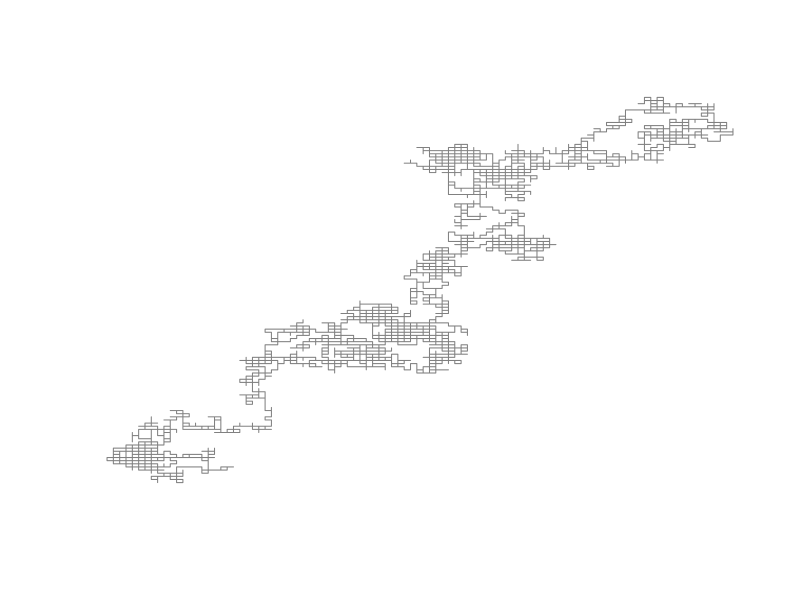
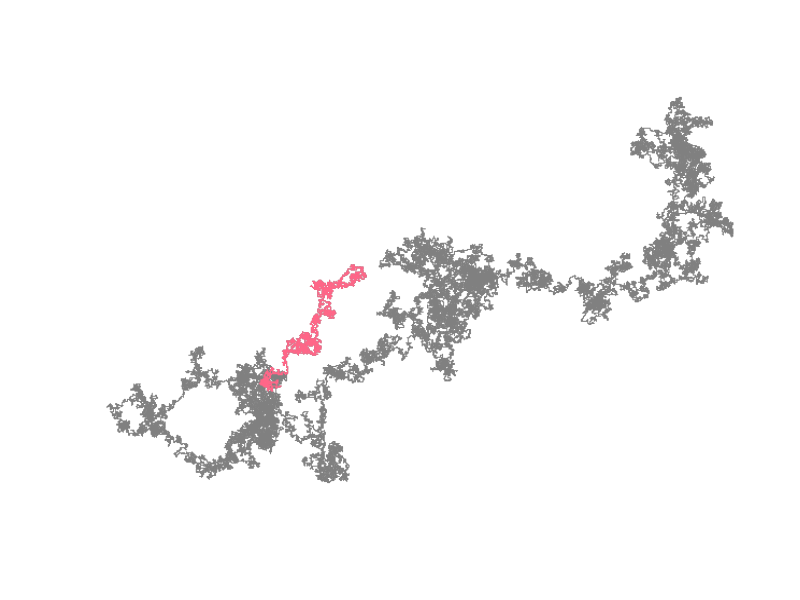
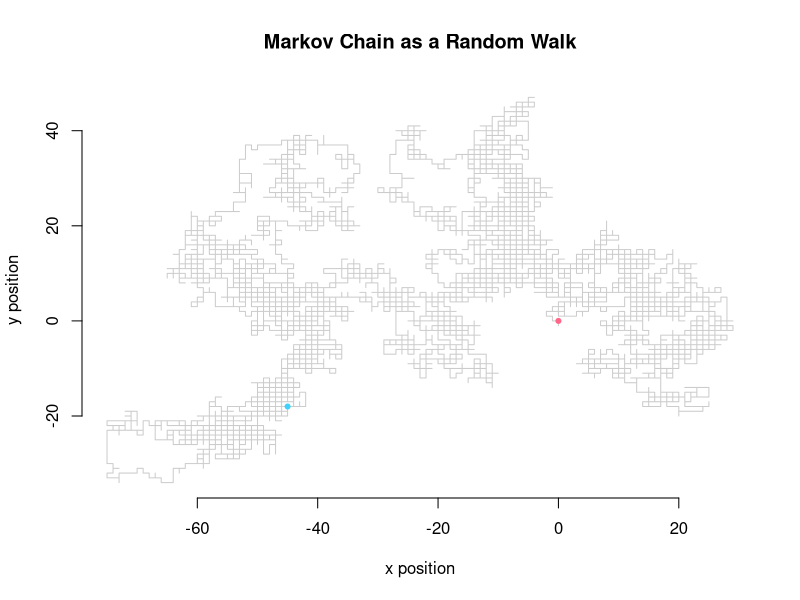
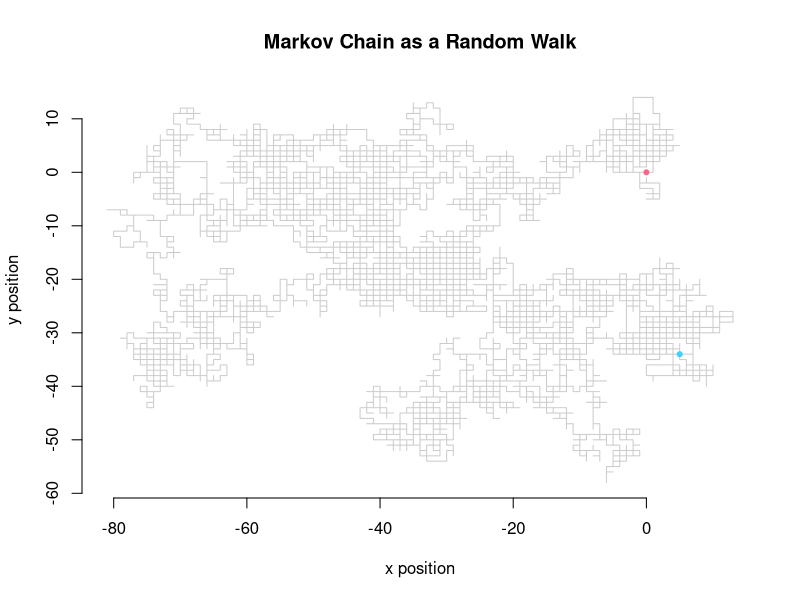
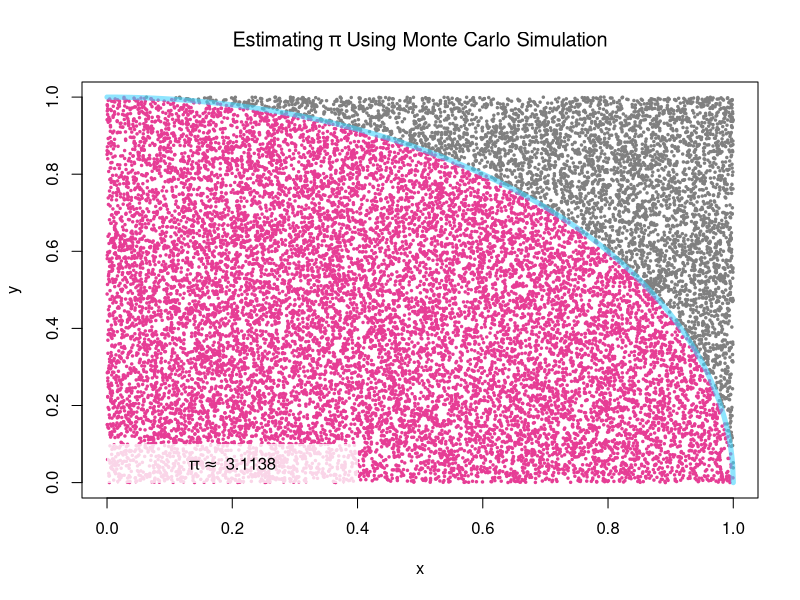
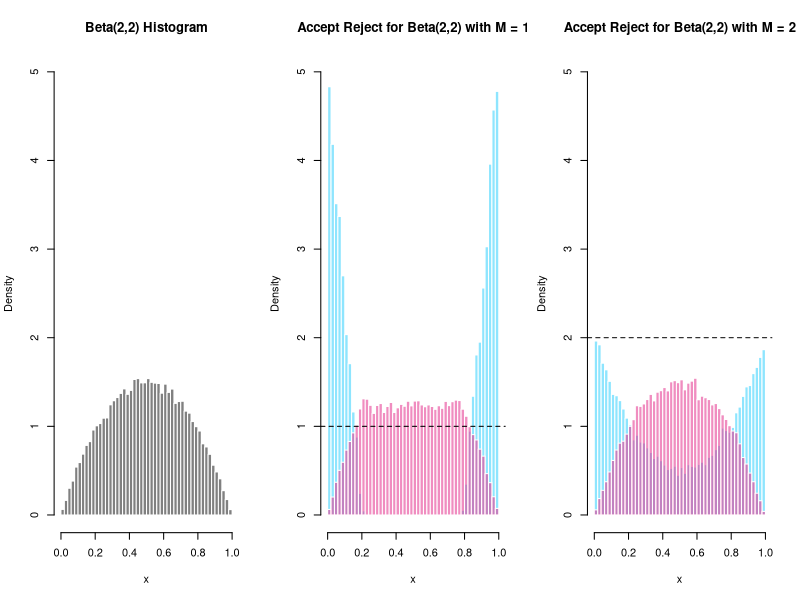
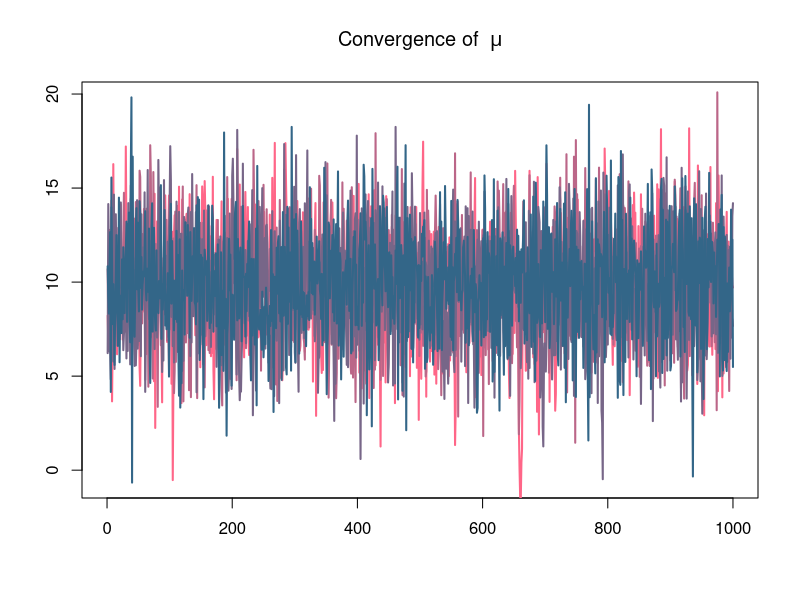
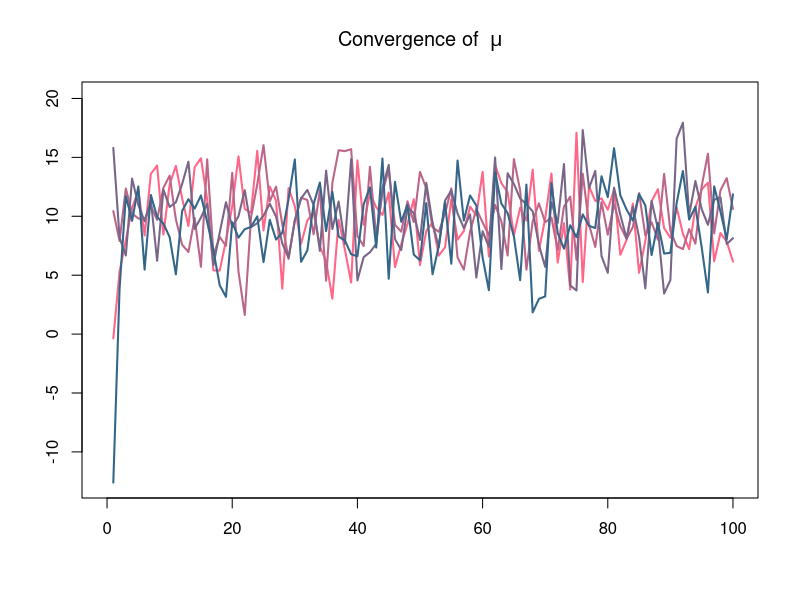

These figures' R source, in order:
#################
### MCMC CODE ###
#################

remove(list = ls())

# RANDOM WALK

loc <- c("up", "down", "left", "right")
dat <- matrix(NA, ncol = 2, nrow = 1e5)
dat[1,] <- c(0,0)

for(i in 2:nrow(dat)) {
  rand <- sample(loc, 1, prob = rep(0.25,4))
  if(rand == "up") {
    dat[i,] <- c(0,1) + dat[i-1,]
  }
  else if(rand == "down") {
    dat[i,] <- c(0,-1) + dat[i-1,]
  }
  else if(rand == "left") {
    dat[i,] <- c(1,0) + dat[i-1,]
  }
  else if(rand == "right") {
    dat[i,] <- c(-1,0) + dat[i-1,]
  }
  else {
    dat[i,] <- c(NA,NA)
  }
}

plot(dat[1:5e3,1], dat[1:5e3,2], col = "#808080", type = "l", bty = "n", yaxt = "n", xaxt = "n", xlab = "", ylab = "")
plot(dat[,1], dat[,2], type = "l", bty = "n", yaxt = "n", xaxt = "n", xlab = "", ylab = "", col = "#808080")
lines(dat[1:5e3,1], dat[1:5e3,2], col = "#ff6688")

# MARKOV CHAIN FUNCTION

#' Construct a Markov Chain governing movement through 2D space
#' @param transition_matrix A symmetric matrix of probabilities. Rows must sum to one.
#' @param iter Number of steps to take over the 2D space.
#' @param init Initial position in the 2D space.
#' @param state Initial state to start the Markov Chain.
#' @return The probabilities (prob) that are used to calculate the movement (move) and the data (dat) that
#' describes the movemement over 2D space.
markov_chain <- function(transition_matrix, iter = 1e3, init = c(0,0), state = c(1,0,0,0)) {
  # setup containers
  dat <- array(NA, c(iter, 2))  
  prob <- array(NA, c(iter,4))
  move <- array(NA, iter)
  # initial parameterizations
  loc <- colnames(transition_matrix)
  dat[1,] <- init
  # loop to contstruct the chain
  for(i in 2:iter) {
    state <- state%*%transition_matrix
    rand <- sample(loc, 1, prob = state)
    
    prob[i,] <- c(state)
    move[i] <- c(rand)
    
    if(rand == "up") {
      dat[i,] <- c(0,1) + dat[i-1,]
    }
    else if(rand == "down") {
      dat[i,] <- c(0,-1) + dat[i-1,]
    }
    else if(rand == "left") {
      dat[i,] <- c(1,0) + dat[i-1,]
    }
    else if(rand == "right") {
      dat[i,] <- c(-1,0) + dat[i-1,]
    }
    else {
      dat[i,] <- c(NA,NA)
    }
  }
  # return containers as a list
  return(list("dat" = dat, "prob" = prob, "move" = move))
}

# MARKOV CHAIN

trans_prob <- rbind(c(0, 0.9, 0, 0.1),
                    c(0.9, 0, 0.1, 0),
                    c(0.1, 0, 0, 0.9),
                    c(0, 0.1, 0.9, 0))
colnames(trans_prob) <- row.names(trans_prob) <- c("up", "down", "left", "right")
iter <- 1e4

mc <- markov_chain(trans_prob, iter = 1e4)

plot(mc$dat[,1], mc$dat[,2], col = rgb(125, 125, 125, alpha = 100, max = 255), type = "l",
     main = "Markov Chain as a Random Walk", xlab = "x position", ylab = "y position",
     bty = "n")
points(0,0, col = "#ff6688", cex = 1, pch = 20)
points(mc$dat[iter,1], mc$dat[iter,2], col = "#40d2fe", cex = 1, pch = 20)

# MARKOV CHAIN AS A RANDOM WALK

trans_prob <- matrix(0.25, ncol = 4, nrow = 4)
colnames(trans_prob) <- row.names(trans_prob) <- c("up", "down", "left", "right")
iter <- 1e4

mc_rw <- markov_chain(trans_prob, iter = 1e4)

plot(mc_rw$dat[,1], mc_rw$dat[,2], col = rgb(125, 125, 125, alpha = 100, max = 255), type = "l",
     main = "Markov Chain as a Random Walk", xlab = "x position", ylab = "y position",
     bty = "n")
points(0,0, col = "#ff6688", cex = 1, pch = 20)
points(mc_rw$dat[iter,1], mc_rw$dat[iter,2], col = "#40d2fe", cex = 1, pch = 20)

# MONTE CARLO - APPROXIMATE PI

circle <- function(x) {
  sqrt(1 - x^2)
}

domain <- seq(0,1, length.out = 1e3)
iter <- 1e4 * 2
accept <- matrix(NA, ncol = 2, nrow = iter)
reject <- matrix(NA, ncol = 2, nrow = iter)
for(i in 1:iter) {
  x <- runif(1, 0, 1)
  y <- runif(1, 0, 1)
  if(x^2 + y^2 <= 1)
    accept[i,] <- c(x,y)
  else
    reject[i,] <- c(x,y)
}
(nrow(na.omit(accept)) / iter) * 4

# plot(domain, circle(domain), type = "l", lwd = 5, col = "#40d2fe",
#      main = expression("Estimating" ~ pi ~ "Using Monte Carlo Simulation"),
#      xlab = "x", ylab = "y")
plot(0, type = "n", xlim = range(accept[,1], na.rm = TRUE), ylim = range(accept[,2], na.rm = TRUE),
     main = expression("Estimating" ~ pi ~ "Using Monte Carlo Simulation"),
     xlab = "x", ylab = "y")
points(accept, pch = 20, col = "#e63d95", cex = 0.5)
points(reject, pch = 20, col = "#808080", cex = 0.5)
lines(domain, circle(domain), type = "l", lwd = 5, col = rgb(64, 210, 254, alpha = 150, max = 255))
rect(0, 0, 0.4, 0.1, border = NA, col = rgb(255, 255, 255, alpha = 200, max = 255))
text(0.2,0.05, bquote(pi %~~% ~ .((nrow(na.omit(accept)) / iter) * 4)), col = "black")

# MONTE CARLO - REJECTION SAMPLING

#' A Rejection Sampling algorithm where proposals are generated from Unif(0,1).
#' @param f Target distribution.
#' @param g Candidate distribution.
#' @param support Support of the target distribution.
#' @param M Bound on the likelihood ratio f/g.
#' @param iter Number of iterations to run the algorithm through (iter = accept + reject).
#' @return A list containing accepted/rejected values.
accept_reject <- function(f, g, support = c(0,1), M = 1, iter = 1e3) {
  out <- list()
  
  for (i in 1:iter) {
    # containers
    y <- runif(1, support[1], support[2])  # proposal
    u <- runif(1, 0, 1)                    # stochastic condition
    out$y[i] <- y
    out$u[i] <- u
    # likelihood ratio
    ratio <- f(y)/(M*g(y, support[1], support[2]))
    # accept-reject condition
    if(ratio > u)
      out$accept[i] <- y
    else
      out$reject[i] <- y
  }
  return(out)
}

beta_sample1 <- accept_reject(f = function(x){dbeta(x, 2, 2)},
                             g = function(x, a, b){dunif(x, a, b)},
                             M = 1, iter = 1e4*4)
beta_sample2 <- accept_reject(f = function(x){dbeta(x, 2, 2)},
                              g = function(x, a, b){dunif(x, a, b)},
                              M = 2, iter = 1e4*4)

par(mfrow=c(1,3))
hist(rbeta(1e4*4, 2, 2), freq = F, breaks = 50, col = "#808080", border = FALSE, ylim = c(0,5),
     main = "Beta(2,2) Histogram", xlab = "x")
hist(na.omit(beta_sample1$reject), freq = F, breaks = 50, col = rgb(64, 210, 254, alpha = 150, max = 255),
     border = FALSE, ylim = c(0,5),
     main = "Accept Reject for Beta(2,2) with M = 1", xlab = "x")
hist(na.omit(beta_sample1$accept), freq = F, breaks = 50, col = rgb(230, 61, 149, alpha = 150, max = 255),
     border = FALSE, ylim = c(0,2), add = T)
abline(h = 1, col = "black", lty = 2)
hist(na.omit(beta_sample2$reject), freq = F, breaks = 50, col = rgb(64, 210, 254, alpha = 150, max = 255),
     border = FALSE, ylim = c(0,5),
     main = "Accept Reject for Beta(2,2) with M = 2", xlab = "x")
hist(na.omit(beta_sample2$accept), freq = F, breaks = 50, col = rgb(230, 61, 149, alpha = 150, max = 255),
     border = FALSE, ylim = c(0,2), add = T)
abline(h = 2, col = "black", lty = 2)
dev.off()

table(is.na(beta_sample1$accept))
table(is.na(beta_sample2$accept))

# METROPOLIS ALGORITHM

# 1. generate x* from g(x_{n}) (where g is a symmetric candidate distribution, e.g. normal)
# 2. compute the acceptance ratio alpha = f(x*)/f(x_{n}) (where f is the target distribution)
# 3. accept x* with probability min(1, alpha)
# 4. if x* is accepted then collect x_{n+1} = x* else collect x_{n+1} = x_{n}
# 5. repeat

metropolis <- function(f, iter = 1e3, chains = 4) {
  init <- rnorm(chains, 0, 20)
  out <- array(NA, c(iter, chains))
  out[1,] <- init
  
  sampler <- function(x) {
    alpha <- 0
    u <- 1
    while(alpha < u) {
      u <- runif(1, 0, 1)
      x_star <- rnorm(1, 0, 20)
      alpha <- exp(f(x_star)-f(x))
    }
    return(x_star)
  }
  
  for(i in 2:iter) {
    for(j in 1:chains) {
      out[i,j] <- sampler(out[i-1,j]) 
    }
  }
  
  out
}

cols <- colorRampPalette(c("#ff6688","#336688"))(4)

metro <- metropolis(f = function(x){sum(dnorm(rnorm(15,10,5), x, 1, log = T))}, chains = 4, iter = 2e3)

warmup <- (dim(metro)[1])/2
plot(0, type = "n", xlab = "", ylab = "", xlim = c(0,warmup), ylim = range(metro[-seq(1,warmup),dim(metro)[2]]),
     main = expression("Convergence of " ~ mu))
for(i in 1:4){
  lines(metro[-(1:(dim(metro)[1]/2)),i], col = cols[i], lwd = 2) 
}

plot(0, type = "n", xlab = "", ylab = "", xlim = c(0,100), ylim = range(metro),
     main = expression("Convergence of " ~ mu))
for(i in 1:4){
  lines(metro[1:100,i], col = cols[i], lwd = 2) 
}

hist(metro[-(1:(dim(metro)[1]/2)),], col = "darkgrey", border = FALSE, breaks = 50, freq = FALSE,
     main = expression("Distribution of " ~ mu), xlab = expression(mu))

# METROPOLIS-HASTINGS ALGORITHM

# rbinorm <- function(n, mu = c(0,0), sigma = diag(2)) {
#   out <- array(NA, c(n, 2))
#   z1 <- rnorm(n, 0, 1)
#   z2 <- rnorm(n, 0, 1)
#   out[,1] <- sigma[1,1] * z1 + mu[1]
#   out[,2] <- sigma[2,2] * (sigma[1,2] * z1 + sqrt(1 - sigma[1,2]^2) * z2) + mu[2]
#   return(out)
# }

library(mvtnorm)

metropolis_hastings <- function(f, iter = 1e3, chains = 4, init = NULL, prop_scale = 1, prop_loc = c(0,0)) {
  out <- array(NA, c(iter, 2, chains))
  
  for(p in 1:2) {
    if(is.null(init))
      out[1,p,] <- rnorm(chains, 0, 1)
    else
      out[1,p,] <- init[,p]
  }

  prop_covmat <- diag(1,2)*prop_scale
  
  sampler <- function(x) {
    alpha <- 0
    u <- 1
    reject <- -1
    while(alpha < u) {
      reject <- reject + 1
      u <- runif(1, 0, 1)
      x_star <- rmvnorm(1, x, prop_covmat)
      alpha <- exp((f(x_star)-f(x)) +
                     (dmvnorm(x, x_star, prop_covmat, log = TRUE) - dmvnorm(x_star, x, prop_covmat, log = TRUE)))
      # cat("alpha = ", alpha, "; ", "u = ", u, "\n")
    }
    return(list("post" = x_star, "reject" = reject))
  }
  
  for(j in 1:chains) {
    cat("::chain::", j, "")
    reject <- 0
    for(i in 2:iter) {
      sampler_stuff <- sampler(out[i-1,,j])
      reject <- reject + sampler_stuff$reject
      out[i,,j] <- sampler_stuff$post  # important! the rest is just print aesthetics
      if(i%%(iter/10) == 0)
        cat(".")
      if(i == iter)
        cat("", "accept rate =", iter,"/", reject + iter, "=", round(iter/(reject+iter),4), "\n")
      
    }
  }
  
  out
}

# covmat <- rbind(c(1, 0.5), c(0.5, 3))
covmat <- diag(1,2)
N <- 5
priors <- cbind(rnorm(N, 0, 3), rnorm(N, 0, 3))
dat <- array(NA, c(N, 2))
for(i in 1:N) {
  dat[i,] <- rmvnorm(1, mean = priors[i,], sigma = covmat) 
}
colMeans(dat)
plot(dat[,1], dat[,2], col = "darkgrey")

init_val <- rbind(c(1,1),
                  c(-1,-1),
                  c(1,-1),
                  c(-1,1))
init_val <- init_val * 4

posterior_func <- function(pars) {
  lik <- sum(dmvnorm(dat, pars, sigma = covmat, log = TRUE))
  prior <- dnorm(pars, 0, 0.1, log = TRUE)
  lik + sum(prior)
}
metro_hasti <- metropolis_hastings(f = posterior_func,
                                   iter = 2e3, chains = 4, init = init_val,
                                   prop_scale = 0.1, prop_loc = colMeans(dat))

# metro_hasti
colMeans(dat)
colMeans(metro_hasti)
range(metro_hasti)

cols <- colorRampPalette(c("#ff6688","#336688"))(4)
cols <- c(rgb(255, 102, 136, alpha = 150, max = 255),
          rgb(187, 102, 136, alpha = 150, max = 255),
          rgb(119, 102, 136, alpha = 150, max = 255),
          rgb(51, 102, 136, alpha = 150, max = 255))

plot(0, type = "n", xlim = range(metro_hasti), ylim = range(metro_hasti), xlab = expression(mu[1]), ylab = expression(mu[2]))
for(i in 1:4) {
  lines(metro_hasti[,1,i], metro_hasti[,2,i], col = cols[i], lwd = 2)
}
plot(0, type = "n", xlim = c(-0.4,0.4), ylim = c(-0.4,0.4), xlab = expression(mu[1]), ylab = expression(mu[2]))
for(i in 1:4) {
  lines(metro_hasti[,1,i], metro_hasti[,2,i], col = cols[i], lwd = 2)
}

plot(0, type = "n", xlim = c(0,dim(metro_hasti)[1]), ylim = range(metro_hasti[,1,]),
     main = expression("Traceplot for" ~ mu[1]), ylab = expression(mu[1]), xlab = "iteration")
for(i in 1:4) {
  lines(metro_hasti[,1,i], col = cols[i], lwd = 2)
}
rect(-50, range(metro_hasti[,2,])[1]-4, dim(metro_hasti)[1]/2, range(metro_hasti[,2,])[2]+4,
     col = rgb(128,128,128, alpha = 50, max = 255), border = NA)

plot(0, type = "n", xlim = c(0,dim(metro_hasti)[1]), ylim = range(metro_hasti[,2,]),
     main = expression("Traceplot for" ~ mu[2]), ylab = expression(mu[2]), xlab = "iteration")
for(i in 1:4) {
  lines(metro_hasti[,2,i], col = cols[i], lwd = 2)
}
rect(-50, range(metro_hasti[,1,])[1]-4, dim(metro_hasti)[1]/2, range(metro_hasti[,1,])[2]+4,
     col = rgb(128,128,128, alpha = 50, max = 255), border = NA)

warmup <- seq(1,(dim(metro_hasti)[1]/2))
hist(metro_hasti[-warmup,1,], breaks = 30, col = "darkgrey", border = FALSE, freq = FALSE)
hist(metro_hasti[-warmup,2,], breaks = 30, col = "darkgrey", border = FALSE, freq = FALSE)

# mle approach
optim(c(-4,4), f <- function(pars){sum(dmvnorm(dat, pars, covmat, log = TRUE))}, control = list(fnscale = -1))

# HAMILTONIAN MONTE CARLO ALGORITHM

# NUTS
